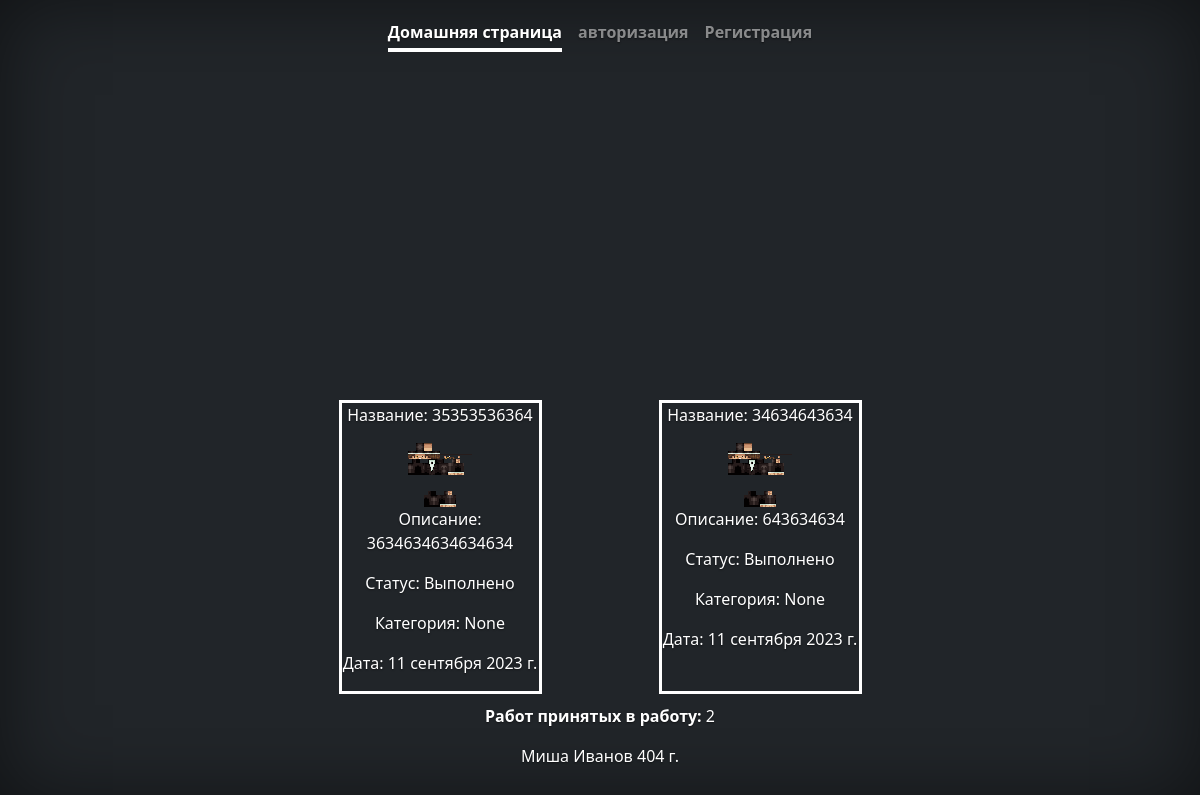
Page /catalog/ on the committed database.
### catalog/models.py (models this page shows, shortened)
class Design(models.Model):
    id = models.AutoField(primary_key=True, unique=True, verbose_name='id')
    name = models.CharField(max_length=30, unique=True, help_text='название',
                            verbose_name='Название',
                            error_messages={'unique': "Такая заявка уже существует!"})
    info = models.CharField(max_length=50, help_text='Введите описание', verbose_name='Описание',
                            null=True)
    image = models.ImageField(upload_to='images/',  verbose_name='Изображение', null=False,
                              blank=False)
    date = models.DateField(default=datetime.today(), null=True, verbose_name='Дата')
    user = models.ForeignKey(User, on_delete=models.CASCADE, verbose_name='Пользователь',
                             null=True, blank=True,
                             to_field='id')
    comment = models.TextField(max_length=400, verbose_name='Комментарий', null=False, blank=False)
    category = models.ForeignKey(Category, on_delete=models.CASCADE, null=True, blank=True,
                                 verbose_name='Категории')
    NEW = 'new'
    LOAD = 'load'
    READY = 'ready'
    LOAN_STATUS = (
        (NEW, 'Новая'),
        (LOAD, 'Принято в работу'),
        (READY, 'Выполнено'),
    )
    status = models.CharField(max_length=30, choices=LOAN_STATUS, default='new', help_text='Статус',
                              verbose_name='Статус')
    class Meta:
        verbose_name = 'Заявку'
        verbose_name_plural = 'Заявки'

### catalog/views.py (the view)
# urls.py: path('', IndexView.as_view(template_name="index.html"), name='index'),
class IndexView(ListView):
    model = Design
    paginate_by = 6
    filter_class = CategoryFilters
    def get_queryset(self):
        return Design.objects.filter(status='ready')

### catalog/templates/index.html (shortened to what this page needs)
<!doctype html>
<html lang="en" class="h-100">
  <head>
    <link href="https://cdn.jsdelivr.net/npm/bootstrap@5.0.2/dist/css/bootstrap.min.css" rel="stylesheet"
>
    {% load static %}
    <link rel="stylesheet" href="{% static 'catalog/design_list.css' %}">
  </head>
  <body class="d-flex h-100 text-center text-bg-dark">
<div class="cover-container d-flex w-100 h-100 p-3 mx-auto flex-column">
  <header class="mb-auto">
    <div>
      <nav class="nav nav-masthead justify-content-center">
        <a class="nav-link fw-bold py-1 px-0 active" aria-current="page"
           href="{% url 'index' %}">Домашняя страница</a>
        {% if user.is_authenticated %}
          {%if user.is_staff %}
            <a class="nav-link fw-bold py-1 px-0" href="{% url 'post_control' %}">Контроль заявок</a>
            <a class="nav-link fw-bold py-1 px-0" href="{% url 'category_control' %}">Управление категориями</a>
          {%endif%}
          <a class="nav-link fw-bold py-1 px-0" href="{% url 'add_post' %}">Создать заявку</a>
          <a class="nav-link fw-bold py-1 px-0" href="{% url 'personal_area' %}">Пользователь: {{ user.get_username }}</a>
          <a class="nav-link fw-bold py-1 px-0" href="{% url 'logout'%}?next={{request.path}}">Выход</a>
          {%else%}
          <a class="nav-link fw-bold py-1 px-0" href="{% url 'login'%}?next={{request.path}}">авторизация</a>
          <a class="nav-link fw-bold py-1 px-0" href="{% url 'register' %}?next={{request.path}}">Регистрация</a>
          {%endif%}
      </nav>
    </div>
  </header>
  {% block content %}
    {% if design_list %}
    <div class="main">
      {% for design in design_list %}
      <div class="design">
        <p>Название: {{ design.name }}</p>
        <img src="{{ design.image.url}}" alt="connect" style="max-height:150px">
        <p>Описание: {{ design.info }}</p>
        <p>Cтатус: {{ design.get_status_display }}</p>
        <p>Категория: {{ design.category }}</p>
        <p>Дата: {{ design.date }} </p>
      </div>
      {% endfor %}
    </div>
    {% else %}
      <p>Заявок нет</p>
    {% endif %}
  <footer >
    <p><strong>Работ принятых в работу: </strong> {{ design_list|length }}</p>
    <p>Миша Иванов 404 г</a>.</p>
  </footer>
  {% endblock %}
</div>
</body>
</html>

### catalog/static/catalog/design_list.css (style rules this page uses)
body { text-shadow: 0 .05rem .1rem rgba(0, 0, 0, .5); box-shadow: inset 0 0 5rem rgba(0, 0, 0, .5); background-color: RGBA(33,37,41,var(--bs-bg-opacity,1))!important; }
.cover-container { max-width: 42em; }
img { max-width:100%; height:auto; }
.nav-masthead .nav-link { color: rgba(255, 255, 255, .5); border-bottom: .25rem solid transparent; }
.nav-masthead .nav-link + .nav-link { margin-left: 1rem; }
.nav-masthead .active { color: #fff; border-bottom-color: #fff; }
.text-bg-dark { color: #fff!important; background-color: RGBA(33,37,41,var(--bs-bg-opacity,1))!important; }
.main { display: flex; flex-wrap: wrap; justify-content: space-around; }
.design { list-style-type: none; max-width: 203px ;overflow: hidden; text-overflow: ellipsis; border: solid white; width: calc(1/3*100% - (1 - 1/3)*10px); margin: 0 0 10px; }

### rows in the picture
Design: name "35353536364", image (picture), info "3634634634634634", status "Выполнено", category "None", date "11 сентября 2023 г."
Design: name "34634643634", image (picture), info "643634634", status "Выполнено", category "None", date "11 сентября 2023 г."

### other values in the picture
{{ design_list|length }} "2"
